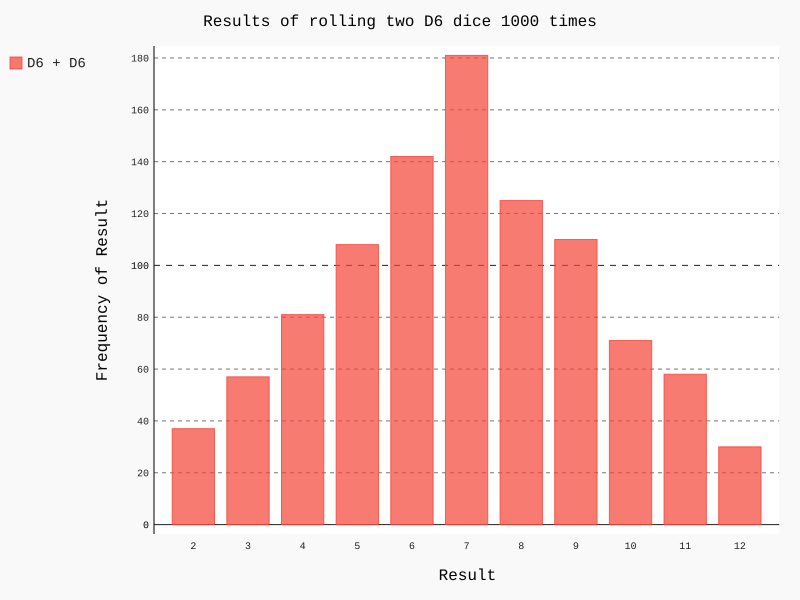

The script that drew this image:
import pygal
from die import Die

#Create two D6 dice
die_1 = Die()
die_2 = Die()

#Make some rolls and store results in a list
results = []
for roll_num in range(1000):
    result = die_1.roll() + die_2.roll()
    results.append(result)

#Analyze the results
frequencies = []
max_result = die_1.num_sides + die_2.num_sides
for value in range(2, max_result+1):
    frequency = results.count(value)
    frequencies.append(frequency)

#Visualize the results
hist = pygal.Bar()

hist.title = "Results of rolling two D6 dice 1000 times"
hist.x_labels = ['2', '3', '4', '5', '6', '7', '8', '9', '10', '11', '12']
hist.x_title = "Result"
hist.y_title = "Frequency of Result"

hist.add('D6 + D6', frequencies)
hist.render_to_file('dice_visual.svg')

import webbrowser
webbrowser.open('dice_visual.svg')

print(frequencies)
